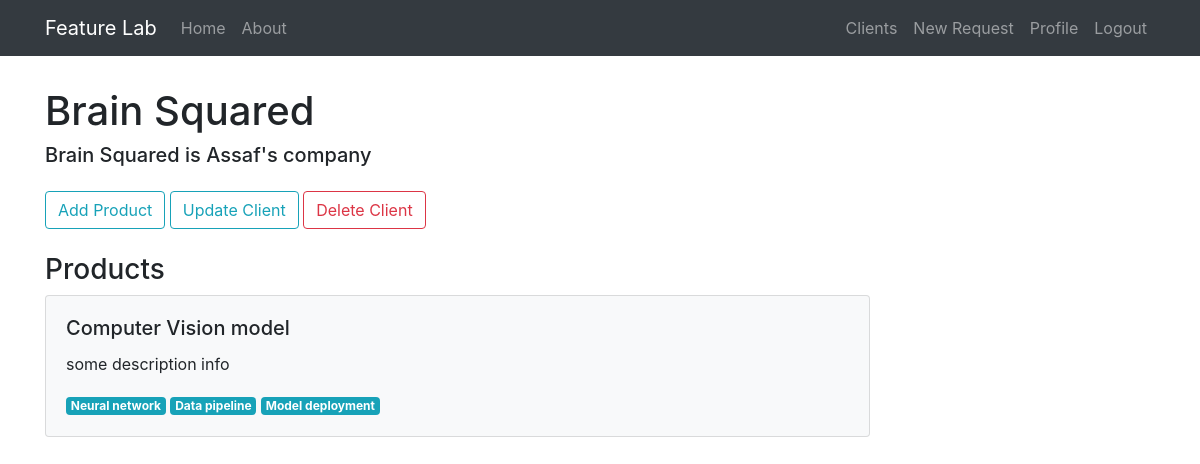
/client/1 (signed in), run on an earlier commit of the app's database.
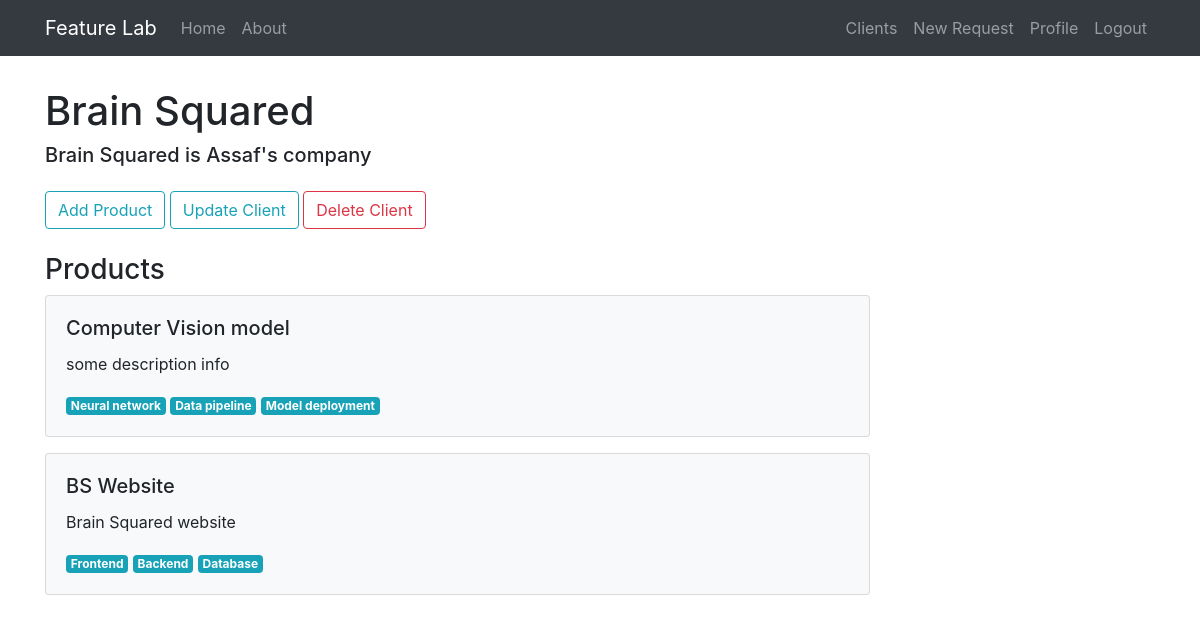
And on a later commit of the database.
### feature_lab/models.py (models this page shows, shortened)
class Product(db.Model):
    id = db.Column(db.Integer, primary_key=True)
    name = db.Column(db.String(20), unique=True, nullable=False)
    description = db.Column(db.Text(), nullable=False)
    owner_id = db.Column(db.Integer, db.ForeignKey('client.id'), nullable=False)
    requests = db.relationship('FeatureRequest', backref='product', lazy=True)
    areas = db.relationship('ProductArea', backref='product', lazy=True)

class ProductArea(db.Model):
    id = db.Column(db.Integer, primary_key=True)
    name = db.Column(db.String(30), nullable=False)
    product_id = db.Column(db.Integer, db.ForeignKey('product.id'), nullable=False)

### feature_lab/clients/routes.py (the view)
@clients.route('/client/<int:client_id>')
@login_required
def client(client_id):
    client = Client.query.get_or_404(int(client_id))
    return render_template('client.html', client=client)

### feature_lab/models.py (called while the page is built)
@login_manager.user_loader
def load_user(user_id):
    return User.query.get(int(user_id))

### feature_lab/templates/client.html (shortened to what this page needs)
{% extends 'layout.html' %}
{% block content %}
    <h1>{{client.name}}</h1>
    <h5 class="mb-4">{{client.bio}}</h5>
    <button class="btn btn-outline-info" onclick="window.location='/create_product/{{client.id}}'">Add Product</button>
    <button class="btn btn-outline-info" onclick="window.location='/client/{{client.id}}/update'">Update Client</button>
    <button type="button" class="btn btn-outline-danger" data-toggle="modal" data-target="#deleteModal">Delete Client</button>
    <h3 class="mt-4">Products</h3>
    {% if client.products %}
        {% for product in client.products %}
            <div>
                <a href="/product/{{ product.id }}" class="request-card">
                    <div class="card bg-light mb-3 p-3 mr-0">
                        <div class="p-1">
                            <h5 class="card-title">{{ product.name }}</h5>
                            <p class="card-text">{{ product.description }}</p>
                            {% for area in product.areas %}
                                <span class="badge badge-info">{{ area.name }}</span>
                            {% endfor %}
                        </div>
                    </div>
                </a>
            </div>
        {% endfor %}
    {% else %}
        <div class="p-5 text-secondary">
            <p>This client does not have any products yet. <a href="/create_product/{{client.id}}">Create product.</a></p>
        </div>
    {% endif %}
{% endblock content %}

What changed in the data, as far as the page shows it:
added Product: name "BS Website", description "Brain Squared website"
added ProductArea: name "Frontend", shown under "BS Website"
added ProductArea: name "Backend", shown under "BS Website"
added ProductArea: name "Database", shown under "BS Website"
